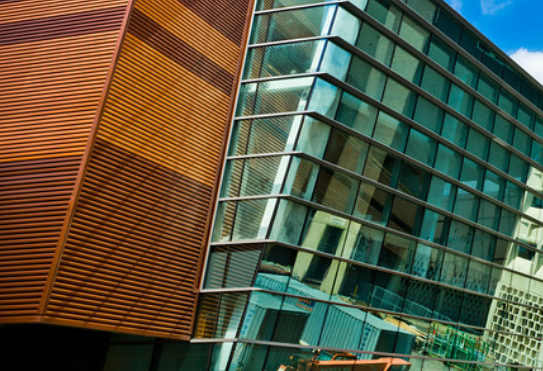
#> input picture Panorama Creation/Images/t2_1.png, 543 x 371 px, found by its file name; its folder holds 4 pictures in this run
$ python t2.py
#> lines starting #> are read from the running program, lines starting #| are printed output that depends on the picture
#################################################################
#####   Match SIFT Features     #################################

# [214 lines left out: functions matchimages, boundingbox, StitchImages, OnehotArray, Stitches, FinalImagelist, not called in this run]


##################################################################
########

import cv2
import numpy as np
import matplotlib.pyplot as plt
import json

def stitch(imgmark, N=4, savepath=''): #For bonus: change your input(N=*) here as default if the number of your input pictures is not 4.
    "The output image should be saved in the savepath."
#> called with imgmark = 't2', N = 4, savepath = 'task22.png'
    "The intermediate overlap relation should be returned as NxN a one-hot(only contains 0 or 1) array."
    "Do NOT modify the code provided."
    imgpath = [f'C:/Users/Prasangsha/Documents/Image Processing/Project2/project2/images/{imgmark}_{n}.png' for n in range(1,N+1)]
    imgs = []
    for ipath in imgpath:
        img = cv2.imread(ipath)
#> img is the input picture: shape (371, 543, 3); mean B, G, R 64.1, 86.7, 86.8
        imgs.append(img)
    "Start you code here"
    imagelist = []
#> imagelist = []
    gimagelist = []
    cimagelist = []
    for img in imgs:
        imgg = img[:,:,0]
        gimagelist.append(imgg)
        cimagelist.append(img)
#> this loop made 3 passes
#> pass 1, in stitch, `imgg = img[:,:,0]`:
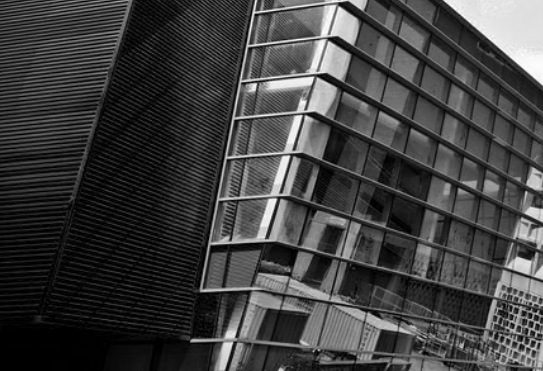
#> imgg: shape (371, 543); min 0, max 255, mean 64.1
#> pass 2, in stitch, `imgg = img[:,:,0]`:
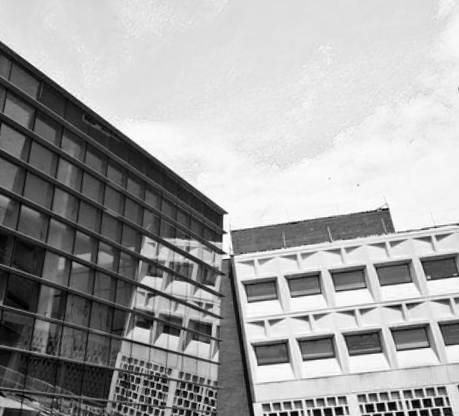
#> imgg: shape (416, 459); min 0, max 255, mean 164.5

    bm = OnehotArray(gimagelist)
    overlap_arr = bm
    Finallist_g, Finallist_c = FinalImagelist(bm, gimagelist, cimagelist)
    Final_g, Final_c = Stitches(Finallist_g, Finallist_c)

    cv2.imwrite(savepath, Final_c)
    return overlap_arr, Finallist_g


##################################################################
###########

if __name__ == "__main__":
    #task2
#> (the run stopped early here; a loop or call above may not have finished)
